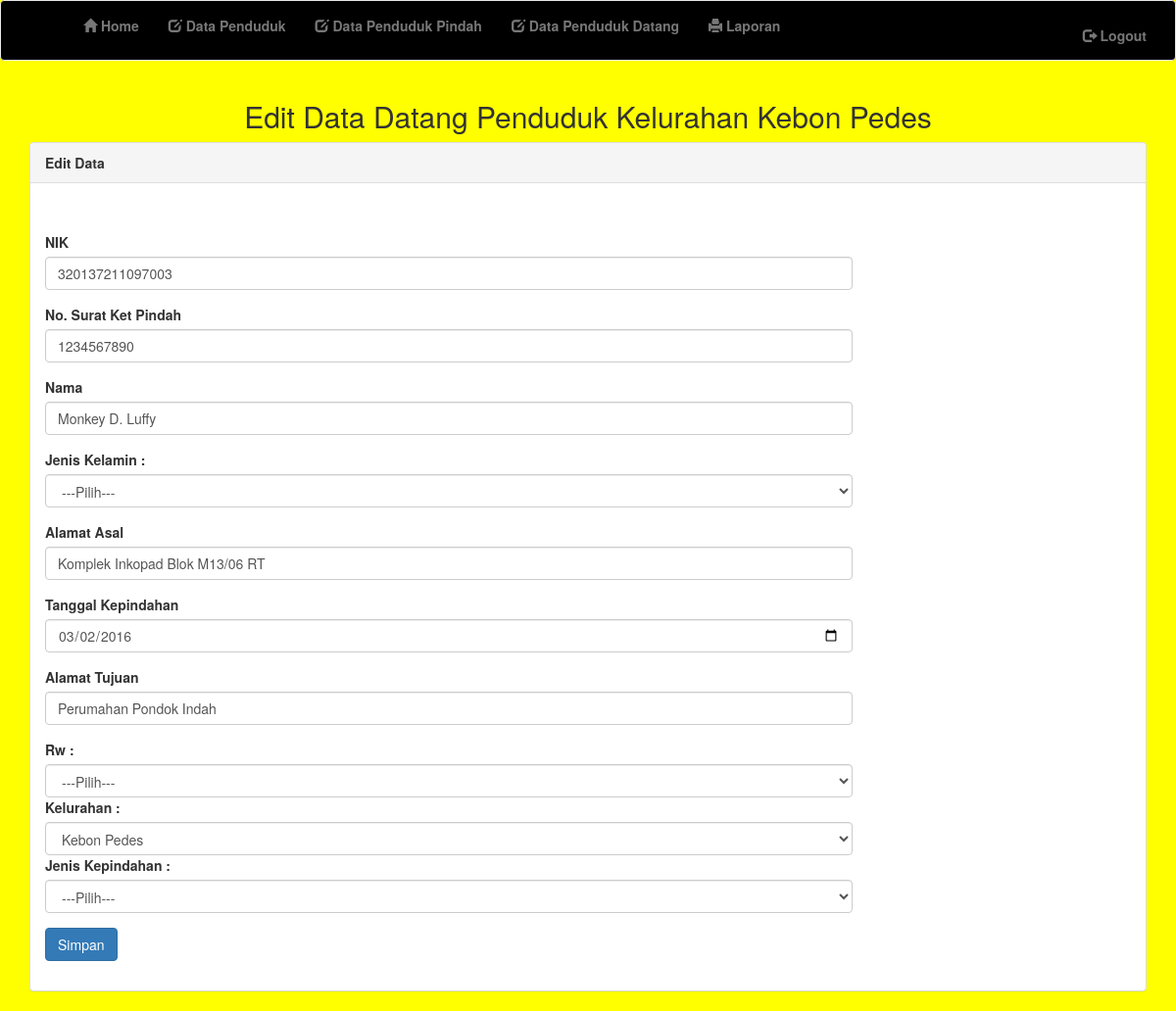
The page /index1.php?pages=editdatang&id=9 on the database its author committed.
### tables this page shows
CREATE TABLE `data_datang` (
  `id` int(100) NOT NULL,
  `nik` varchar(20) NOT NULL,
  `no_surat_ket_pindah` varchar(20) NOT NULL,
  `nama` varchar(30) DEFAULT NULL,
  `jenis_kelamin` enum('Laki-Laki','Perempuan') DEFAULT NULL,
  `alamat_asal` varchar(50) DEFAULT NULL,
  `tanggal_kepindahan` date DEFAULT NULL,
  `alamat_tujuan` varchar(50) DEFAULT NULL,
  `kecamatan` enum('Bogor Selatan') DEFAULT NULL,
  `kelurahan` enum('Pakuan','Genteng','Kertamaya','Rancamaya','Cipaku','Muarasari','Harjasari','Bojongkerta','Ranggamekar','Empang','Lawanggintung','Mulyaharja','Pamoyanan','Cikaret','Batutulis','Bondongan') DEFAULT NULL,
  `jenis_kepindahan` enum('Kep. Keluarga','Kep. Kel Dan Seluruh Anggota Keluarga','Kep. Kel Dan Sebagian Anggota Keluarga','Anggota Keluarga') DEFAULT NULL
);

### editdatang.php (the view, shortened to what this page needs)
<?php
    $id = $_GET ['id'];
    $sql  = "SELECT * FROM data_datang WHERE id='$id'";
    $q_select = mysql_query($sql) or die(mysql_error());
    $rows= mysql_fetch_array($q_select);
?>
<h2 align="center">Edit Data Datang Penduduk Kelurahan Kebon Pedes</h2>
<div class="row">
	<div class="col-md-12">
		<div class="panel panel-default">
			<div class="panel-heading">
				<b>Edit Data</b>
			</div>
			<div class="panel-body">
				<div class="row">
					<div class="col-md-9">
						<form action="?pages=editaksidatang" method="POST" onsubmit="return validasi_input(this)">
							<div class="form-group">
							</div>
							<div class="form-group">
								<label>NIK</label>
								<input type="text" value="<?php echo $rows['nik']; ?>" class="form-control" name="nik">
							</div>
							<div class="form-group">
								<label>No. Surat Ket Pindah</label>
								<input type="text" value="<?php echo $rows['no_surat_ket_pindah']; ?>" class="form-control" name="no_surat_ket_pindah">
							</div>
							<div class="form-group">
								<label>Nama</label>
								<input type="text" class="form-control" name="nama" value="<?php echo $rows['nama']; ?>">
							</div>
							<div class="form-group">
       						<label class="control-label">Jenis Kelamin : </label>
       						<select name="jenis_kelamin"	 class="form-control">
			        		<option value="">---Pilih---</option>
							</select>
							</div>
							<div class="form-group">
								<label>Alamat Asal</label>
								<input type="text" class="form-control" name="alamat_asal" value="<?php echo $rows['alamat_asal']; ?>">
							</div>
							<div class="form-group">
								<label>Tanggal Kepindahan</label>
								<input type="date" value="<?php echo $rows['tanggal_kepindahan']; ?>" class="form-control" name="tanggal_kepindahan">
							</div>
							<div class="form-group">
								<label>Alamat Tujuan</label>
								<input type="text" class="form-control" name="alamat_tujuan" value="<?php echo $rows['alamat_tujuan']; ?>">
							</div>
						<div class="form-group">
       				<label class="control-label">Rw : </label>
       				<select name="rw"	 class="form-control">
			        <option value="">---Pilih---</option>
        			<div class="form-group">
       				<select name="kelurahan" class="form-control">
					<div class="form-group">
						<label class="control-label">Kelurahan  :  </label>
						<select name="kelurahan"	 class="form-control">
			    	    <option value="Kebon Pedes">Kebon Pedes</option>
			    		</div>
			    		</select>
				     <div class="form-group">
       				<label class="control-label">Jenis Kepindahan : </label>
       				<select name="jenis_kepindahan" class="form-control">
			        <option value="">---Pilih---</option>
        			</select>
					</div>
							<div>
								<input type="submit" name="simpan" class="btn btn-primary" value="Simpan">
							</div>
						</form>
					</div>
				</div>
			</div>
		</div>
	</div>
</div>

### rows shown on the page
data_datang: nik "320137211097003", no_surat_ket_pindah "1234567890", nama "Monkey D. Luffy", alamat_asal "Komplek Inkopad Blok M13/06 RT", tanggal_kepindahan "03/02/2016", alamat_tujuan "Perumahan Pondok Indah"
